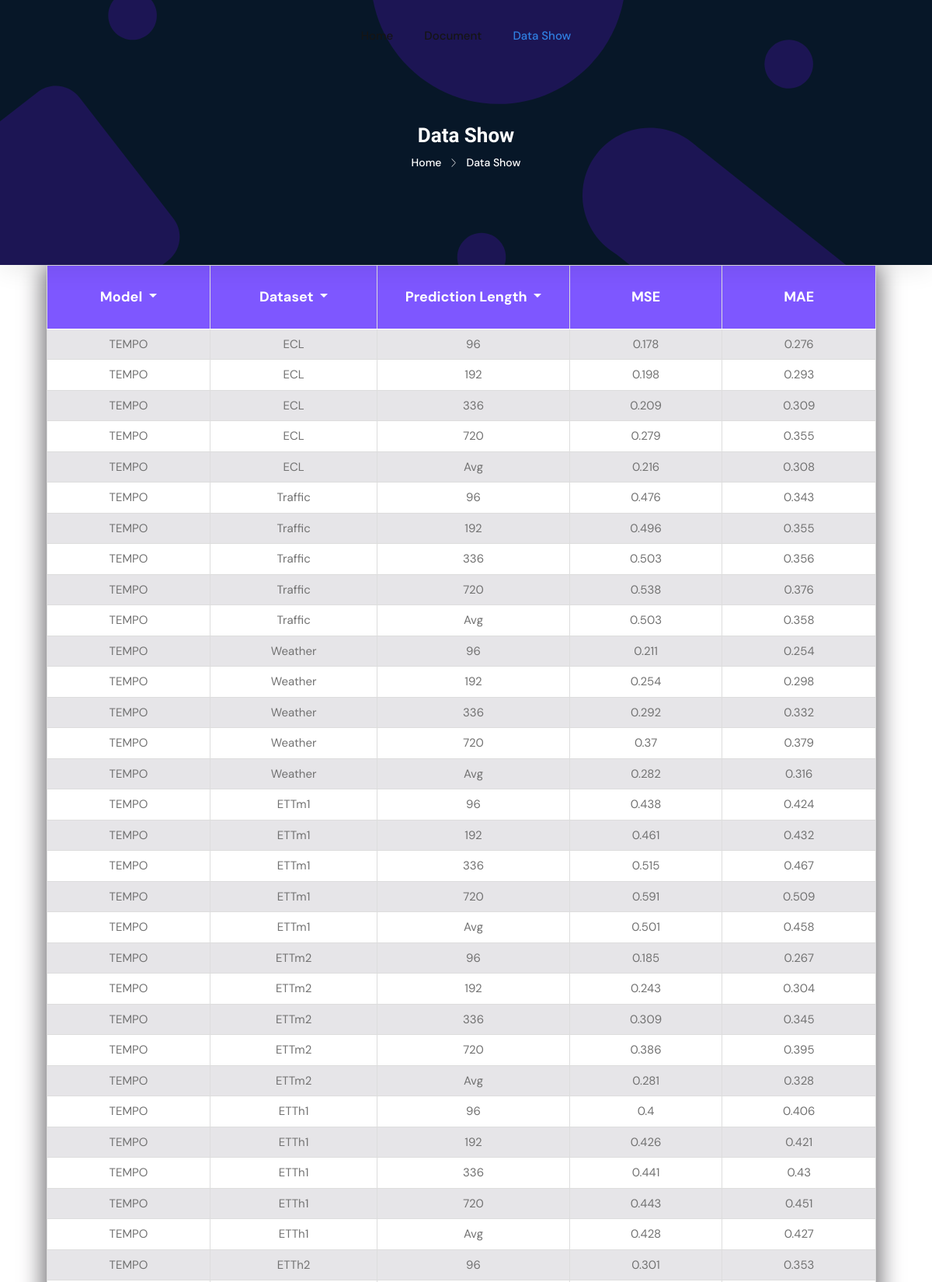
The page /data-show (upper part) on the database its author committed.
### tables this page shows
CREATE TABLE "inputdata1" (
"model_name" TEXT,
  "dataset" TEXT,
  "pred_len" TEXT,
  "MSE" REAL,
  "MAE" REAL
);

### DataSetConnect_v0.py (the view)
@app.route('/data-show')
def datashow():
    data_container=[]
    con = sqlite3.connect('datashow.db')
    cur = con.cursor()
    data_cur= cur.execute('select * from inputdata1')
    for rows in data_cur:
        data_container.append(rows)
    cur.close()
    con.close()
    return render_template('data-show.html', data_container=data_container)

### templates/data-show.html (shortened to what this page needs)
<!DOCTYPE html>
<html class="no-js" lang="zxx">
<head>
    <link rel="stylesheet" href="{{url_for('static',filename='assets/css/bootstrap.min.css')}}" />
    <link rel="stylesheet" href="{{url_for('static',filename='assets/css/LineIcons.3.0.css')}}" />
    <link rel="stylesheet" href="{{url_for('static',filename='assets/css/animate.css')}}" />
    <link rel="stylesheet" href="{{url_for('static',filename='assets/css/tiny-slider.css')}}" />
    <link rel="stylesheet" href="{{url_for('static',filename='assets/css/glightbox.min.css')}}" />
    <link rel="stylesheet" href="{{url_for('static',filename='assets/css/main.css')}}" />
    <link rel="stylesheet" href="{{url_for('static',filename='assets/css/data-container.css')}}" />
    <link rel="stylesheet" href="https://cdn.bootcdn.net/ajax/libs/Swiper/9.4.1/swiper-bundle.min.css" />
</head>
    <div class="breadcrumbs">
        <div class="container">
            <div class="row align-items-center">
                <div class="col-lg-6 offset-lg-3 col-md-12 col-12">
                    <div class="breadcrumbs-content">
                        <h1 class="page-title">Data Show</h1>
                        <ul class="breadcrumb-nav">
                            <li><a href="#">Home</a></li>
                            <li>Data Show</li>
                        </ul>
                    </div>
                </div>
            </div>
        </div>
    </div>
<body>
    <header class="header navbar-area" id="navbar-area" >
        <div class="container">
            <div class="row align-items-center">
                <div class="col-lg-12">
                    <div class="nav-inner">
                        <nav class="navbar navbar-expand-lg">
                            <div class="collapse navbar-collapse sub-menu-bar" id="navbarSupportedContent">
                                <ul id="nav" class="navbar-nav ms-auto">
                                    <li class="nav-item">
                                        <a href="{{url_for('home')}}" aria-label="Toggle navigation">Home</a>
                                    </li>
                                    <li class="nav-item">
                                        <a href="{{url_for('document')}}" aria-label="Toggle navigation">Document</a>
                                    </li>
                                    <li class="nav-item">
                                        <a class="dd-menu collapsed active" href="javascript:void(0)" data-bs-toggle="collapse"
                                            data-bs-target="#submenu-1-2" aria-controls="navbarSupportedContent"
                                            aria-expanded="false" aria-label="Toggle navigation">Data Show</a>
                                    </li>
                                </ul>
                            </div>
                        </nav>
                    </div>
                </div>
            </div>
        </div>
    </header>
    <div class=" table-responsive" id="InputData1" >
        <table class='Table text-nowrap'>
            <thead>
                <tr class="text-center " style="background-color: #7E57FF;"  >
                    <th class="theader" width="250px">
                        <div class="dropdown d-inline">
                            <button class="btn dropdown-toggle"  type="button" id="dropdownMenuButton" data-toggle="dropdown" aria-haspopup="true" aria-expanded="false">
                                Model
                            </button>
                        </div>
                    </th>
                    <th class="theader" width="250px">
                        <div class="dropdown d-inline">
                            <button class="btn  dropdown-toggle" type="button" id="dropdownMenuButton" data-toggle="dropdown" aria-haspopup="true" aria-expanded="false">
                               Dataset
                            </button>
                        </div>
                    </th>
                    <th class="theader" width="250px">
                        <div class="dropdown d-inline">
                            <button class="btn  dropdown-toggle" type="button" id="dropdownMenuButton" data-toggle="dropdown" aria-haspopup="true" aria-expanded="false">
                            Prediction Length
                            </button>
                        </div>
                    </th>
                    <th class="theader" width="250px" >
                        <button class="sortable btn  "  onclick="sortTable(3)">MSE</button>
                    </th>
                    <th class="theader" width="250px">
                        <button class="sortable btn " onclick="sortTable(4)">MAE</button>
                    </th>
                </tr>
            </thead>
            <tbody id="tableBody">
                {% for rows in data_container %}
                <tr class="text-center">
                    <td>{{ rows[0] }}</td>
                    <td>{{ rows[1] }}</td>
                    <td style="width: 210px;">{{ rows[2] }}</td>
                    <td>{{ rows[3] }}</td>
                    <td>{{ rows[4] }}</td>
                </tr>
                {% endfor %}
            </tbody>
        </table>
    </div>
</body>
</html>

### static/assets/css/data-container.css (style rules this page uses)
table { margin: 0 auto; border-collapse: collapse; text-align: center; font-family: 'DM Sans', sans-serif; }
table thead th { padding: 20px; border: 1px solid #ddd; position: sticky ; top: 0%; }
table tbody td { padding: 8px; border: 1px solid #ddd; }
table tbody tr:nth-child(odd) { background-color: #e6e5e8; }
table tbody tr:nth-child(even) { background-color: #FFFFFF; }

### templates/data-show.html (style rules this page uses)
.btn { color: #FFFF; font-weight: bold; font-size: larger; }
.theader { border-bottom: 1px solid #FFF }
.table-responsive { overflow: visible; border-radius: 5px; box-shadow: 0px 5px 30px 5px #727074; margin-bottom: 5%;margin-left: 5%;margin-right: 6%; }
.navbar-area { position: fixed; z-index: 100; transition: background-color 0.3s ; background-color: transparent; }

### rows shown on the page
inputdata1: model_name "TEMPO", dataset "ECL", pred_len "96", MSE "0.178", MAE "0.276"
inputdata1: model_name "TEMPO", dataset "ECL", pred_len "192", MSE "0.198", MAE "0.293"
inputdata1: model_name "TEMPO", dataset "ECL", pred_len "336", MSE "0.209", MAE "0.309"
inputdata1: model_name "TEMPO", dataset "ECL", pred_len "720", MSE "0.279", MAE "0.355"
inputdata1: model_name "TEMPO", dataset "ECL", pred_len "Avg", MSE "0.216", MAE "0.308"
inputdata1: model_name "TEMPO", dataset "Traffic", pred_len "96", MSE "0.476", MAE "0.343"
inputdata1: model_name "TEMPO", dataset "Traffic", pred_len "192", MSE "0.496", MAE "0.355"
inputdata1: model_name "TEMPO", dataset "Traffic", pred_len "336", MSE "0.503", MAE "0.356"
inputdata1: model_name "TEMPO", dataset "Traffic", pred_len "720", MSE "0.538", MAE "0.376"
inputdata1: model_name "TEMPO", dataset "Traffic", pred_len "Avg", MSE "0.503", MAE "0.358"
inputdata1: model_name "TEMPO", dataset "Weather", pred_len "96", MSE "0.211", MAE "0.254"
inputdata1: model_name "TEMPO", dataset "Weather", pred_len "192", MSE "0.254", MAE "0.298"
inputdata1: model_name "TEMPO", dataset "Weather", pred_len "336", MSE "0.292", MAE "0.332"
inputdata1: model_name "TEMPO", dataset "Weather", pred_len "720", MSE "0.37", MAE "0.379"
inputdata1: model_name "TEMPO", dataset "Weather", pred_len "Avg", MSE "0.282", MAE "0.316"
inputdata1: model_name "TEMPO", dataset "ETTm1", pred_len "96", MSE "0.438", MAE "0.424"
inputdata1: model_name "TEMPO", dataset "ETTm1", pred_len "192", MSE "0.461", MAE "0.432"
inputdata1: model_name "TEMPO", dataset "ETTm1", pred_len "336", MSE "0.515", MAE "0.467"
inputdata1: model_name "TEMPO", dataset "ETTm1", pred_len "720", MSE "0.591", MAE "0.509"
inputdata1: model_name "TEMPO", dataset "ETTm1", pred_len "Avg", MSE "0.501", MAE "0.458"
inputdata1: model_name "TEMPO", dataset "ETTm2", pred_len "96", MSE "0.185", MAE "0.267"
inputdata1: model_name "TEMPO", dataset "ETTm2", pred_len "192", MSE "0.243", MAE "0.304"
inputdata1: model_name "TEMPO", dataset "ETTm2", pred_len "336", MSE "0.309", MAE "0.345"
inputdata1: model_name "TEMPO", dataset "ETTm2", pred_len "720", MSE "0.386", MAE "0.395"
inputdata1: model_name "TEMPO", dataset "ETTm2", pred_len "Avg", MSE "0.281", MAE "0.328"
inputdata1: model_name "TEMPO", dataset "ETTh1", pred_len "96", MSE "0.4", MAE "0.406"
inputdata1: model_name "TEMPO", dataset "ETTh1", pred_len "192", MSE "0.426", MAE "0.421"
inputdata1: model_name "TEMPO", dataset "ETTh1", pred_len "336", MSE "0.441", MAE "0.43"
inputdata1: model_name "TEMPO", dataset "ETTh1", pred_len "720", MSE "0.443", MAE "0.451"
inputdata1: model_name "TEMPO", dataset "ETTh1", pred_len "Avg", MSE "0.428", MAE "0.427"
inputdata1: model_name "TEMPO", dataset "ETTh2", pred_len "96", MSE "0.301", MAE "0.353"
